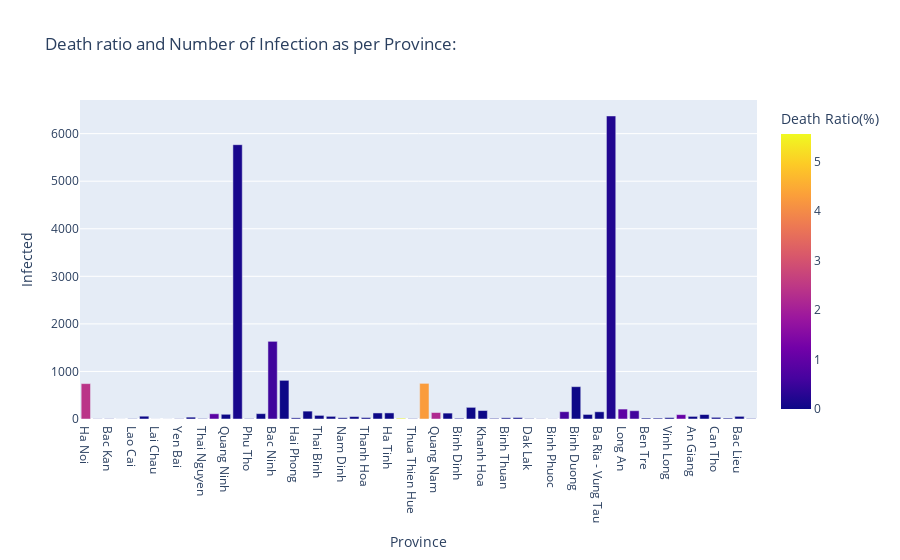

Here is the notebook cell this chart was saved with:
### Markdown cell above
Despite having most cases, Saigon has surprisingly less death ratio than I expected

### Code cell
px.bar(df, x="Province", y="Infected", color="Death Ratio(%)", title="Death ratio and Number of Infection as per Province: ")

### Figure 1 — Plotly figure (JSON) as saved in the notebook; plotly's stock layout.template omitted (floating-point values rounded to 4 significant figures)
{"data": [{"alignmentgroup": "True", "hovertemplate": "Province=%{x}<br>Infected=%{y}<br>Death Ratio(%)=%{marker.color}<extra></extra>", "legendgroup": "", "marker": {"color": [2.419, 0, 0, 0, 0, 0, 0, 0, 0, 0, 0, 0.9091, 0, 0.1214, 0, 0, 0.5511, 0, 0, 0, 0, 0, 0, 0, 0, 0, 0, 5.556, 0, 4.272, 2.206, 0, 0, 0, 0, 0, 0, 0, 0, 0, 0, 0.6494, 0, 0, 0, 0.2197, 0.9569, 0.5747, 0, 0, 0, 1.087, 0, 0, 0, 0, 0, 0], "coloraxis": "coloraxis", "pattern": {"shape": ""}}, "name": "", "offsetgroup": "", "orientation": "v", "showlegend": false, "textposition": "auto", "type": "bar", "x": ["Ha Noi", "Ha Giang", "Bac Kan", "Tuyen Quang", "Lao Cai", "Dien Bien", "Lai Chau", "Son La", "Yen Bai", "Hoa Binh", "Thai Nguyen", "Lang Son", "Quang Ninh", "Bac Giang", "Phu Tho", "Vinh Phuc", "Bac Ninh", "Hai Duong", "Hai Phong", "Hung Yen", "Thai Binh", "Ha Nam", "Nam Dinh", "Ninh Binh", "Thanh Hoa", "Nghe An", "Ha Tinh", "Quang Tri", "Thua Thien Hue", "Da Nang", "Quang Nam", "Quang Ngai", "Binh Dinh", "Phu Yen", "Khanh Hoa", "Ninh Thuan", "Binh Thuan", "Gia Lai", "Dak Lak", "Lam Dong", "Binh Phuoc", "Tay Ninh", "Binh Duong", "Dong Nai", "Ba Ria - Vung Tau", "Ho Chi Minh", "Long An", "Tien Giang", "Ben Tre", "Tra Vinh", "Vinh Long", "Dong Thap", "An Giang", "Kien Giang", "Can Tho", "Soc Trang", "Bac Lieu", "Ca Mau"], "xaxis": "x", "y": [744, 4, 5, 1, 6, 59, 1, 1, 5, 39, 9, 110, 99, 5768, 8, 113, 1633, 813, 24, 166, 76, 56, 26, 51, 31, 127, 128, 18, 7, 749, 136, 124, 15, 245, 178, 13, 25, 31, 8, 4, 3, 154, 680, 96, 152, 6372, 209, 174, 20, 19, 29, 92, 55, 94, 35, 19, 56, 9], "yaxis": "y"}], "layout": {"barmode": "relative", "coloraxis": {"colorbar": {"title": {"text": "Death Ratio(%)"}}, "colorscale": [[0, "#0d0887"], [0.1111, "#46039f"], [0.2222, "#7201a8"], [0.3333, "#9c179e"], [0.4444, "#bd3786"], [0.5556, "#d8576b"], [0.6667, "#ed7953"], [0.7778, "#fb9f3a"], [0.8889, "#fdca26"], [1, "#f0f921"]]}, "legend": {"tracegroupgap": 0}, "title": {"text": "Death ratio and Number of Infection as per Province: "}, "xaxis": {"anchor": "y", "domain": [0, 1], "title": {"text": "Province"}}, "yaxis": {"anchor": "x", "domain": [0, 1], "title": {"text": "Infected"}}}}
